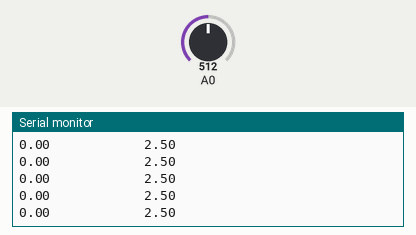
This sketch was run on a simulated Arduino Uno, built with avr-gcc and run on an emulated ATmega328P. Parts: the last lines printed to the serial monitor. The inputs (shaded band) are chosen by the test bench; at power-on: A0 = 512.

Above: at 1.2 s.
1.3 s: A0 set to 716
At 2.3 s:
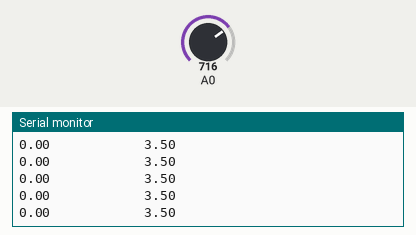
4.3 s: A0 set to 900
At 4.8 s:
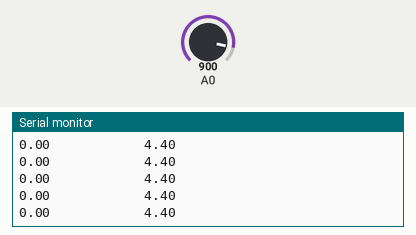
Timing chart, 0 to 7.3 s (numbered marks = the images above; inputs shaded):
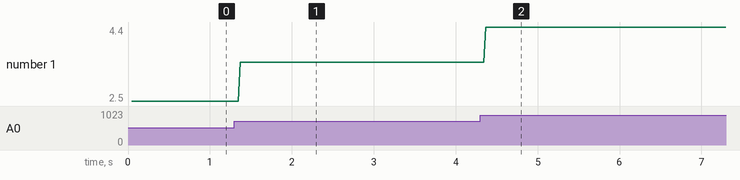

Measured:
- after the input at 1.3 s, the serial monitor: prints a new line after 0.07 s (image 1)
- after the input at 4.3 s, the serial monitor: prints a new line after 0.07 s (image 2)
- plotted number 1: 2.5 → 3.5 after the input at 1.3 s, 3.5 → 4 after the input at 4.3 s

The sketch:

baseSketch.ino
```cpp
/*
VernierAnalogVoltage (v 2015.06)
Reads a Vernier analog (BTA) sensor connected to pin A0 of the Arduino. This
sketch displays the raw voltage reading on the Serial Monitor. As written, the
reading will be displayed every half second. Change the variable TimeBetweenReadings
to change the rate.

See www.vernier.com/arduino for more information.
 */

int ReadingNumber = 0; //
int TimeBetweenReadings = 10; // using enough readings to find all the peaks of the heart beat

void setup() {
  // initialize serial communication at 9600 bits per second:
  Serial.begin(9600);
  Serial.println("Time (s)    Voltage Readings from A0 (N)");
}


void loop() {


  float Count;
  float Voltage;
  float SensorReading;
  float Time;//the print below does the division first to avoid overflows

  Time = ReadingNumber/1000 * TimeBetweenReadings; // on the readings transform the time of 15 secons into 1500 values
  Serial.print(Time);
  Count = analogRead(A0);
  Voltage = Count / 1023 * 5.0;// convert from count to raw voltage
  Serial.print("            ");
  Serial.println(Voltage);
  delay(TimeBetweenReadings);// delay in between reads for stability
  ReadingNumber++;

}
/*
//to analize 15 seconds of heart beats utilize an if (Voltage != 0) to start the time and start analyzing the voltage


    float t1 = 0;
    float t2 = 0;
    float sum = 0;
    float count= 0;
    float aux = 0;

   for (int i = 0; i<=1500; i++){ // 1500 is the number of values we are going to have in 15 seconds
    if (voltage[i]>= 4.0){ // using only the peaks moment
      t2=time[i];
      aux = t2 - t1;  // find the present beat-to-beat interval
      sum = aux + sum; // add the present beat-to-beat interval to the previous one
      count= count++;    // find out how many times the PEAKS occured I have in 15 seconds to be able to calculate a media of beat-to-beat interval for that amount of time
      t2 = t1;

  }

  float media = sum/count;  // media of beat to beat intervals during the 15 seconds
  float sum_var = 0;

  for (int i = 0, i<1500; i++){ // for the same data analized before - needs to be in an array - analyze:
   if (voltage[i]>=4.0) { // for the peaks
    t2 = time[i];
    aux = t2 -t1; // find the present beat-to-beat interval
    var = (media - aux)*(media -aux); // power of 2, so you can analyze only the positive numbers
    sum_var = var + sum_var; // using the var value of all the intervals of beats is possible to find the total variance of the time period of 15 seconds.

   }
  }
  float variance = sum_var/count; // variance (the media of all the var values per times occured- will be evaluated to return light color results - the lower the variance, more coherent is the HRV


   }
}
*/
```
